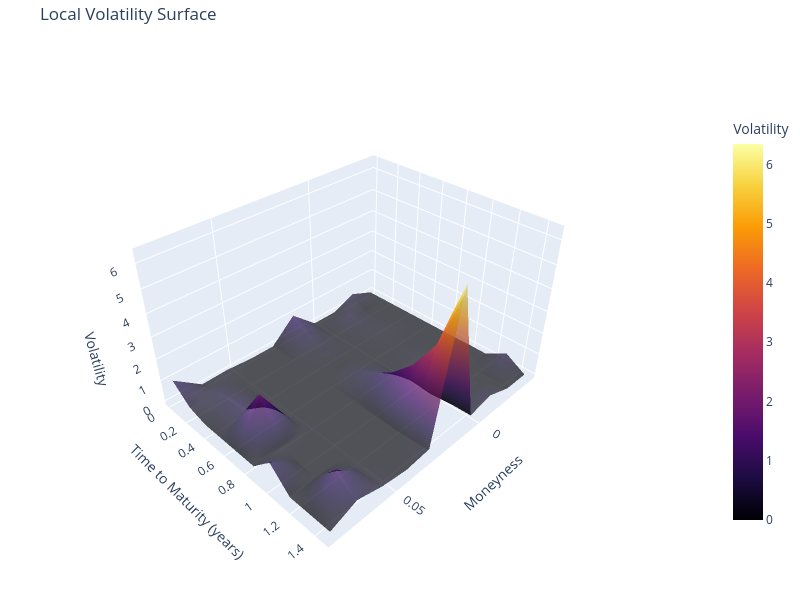

This figure's notebook cell:
### Markdown cell above
### Get Interpolation and Regression (as comparison)

### Code cell
spline = get_spline(calls_out)
local_vol_surface = dupire_local_vol(calls_out,spline,n_t=10,n_y=10)
plot_local_vol_surface(calls_out,local_vol_surface)
